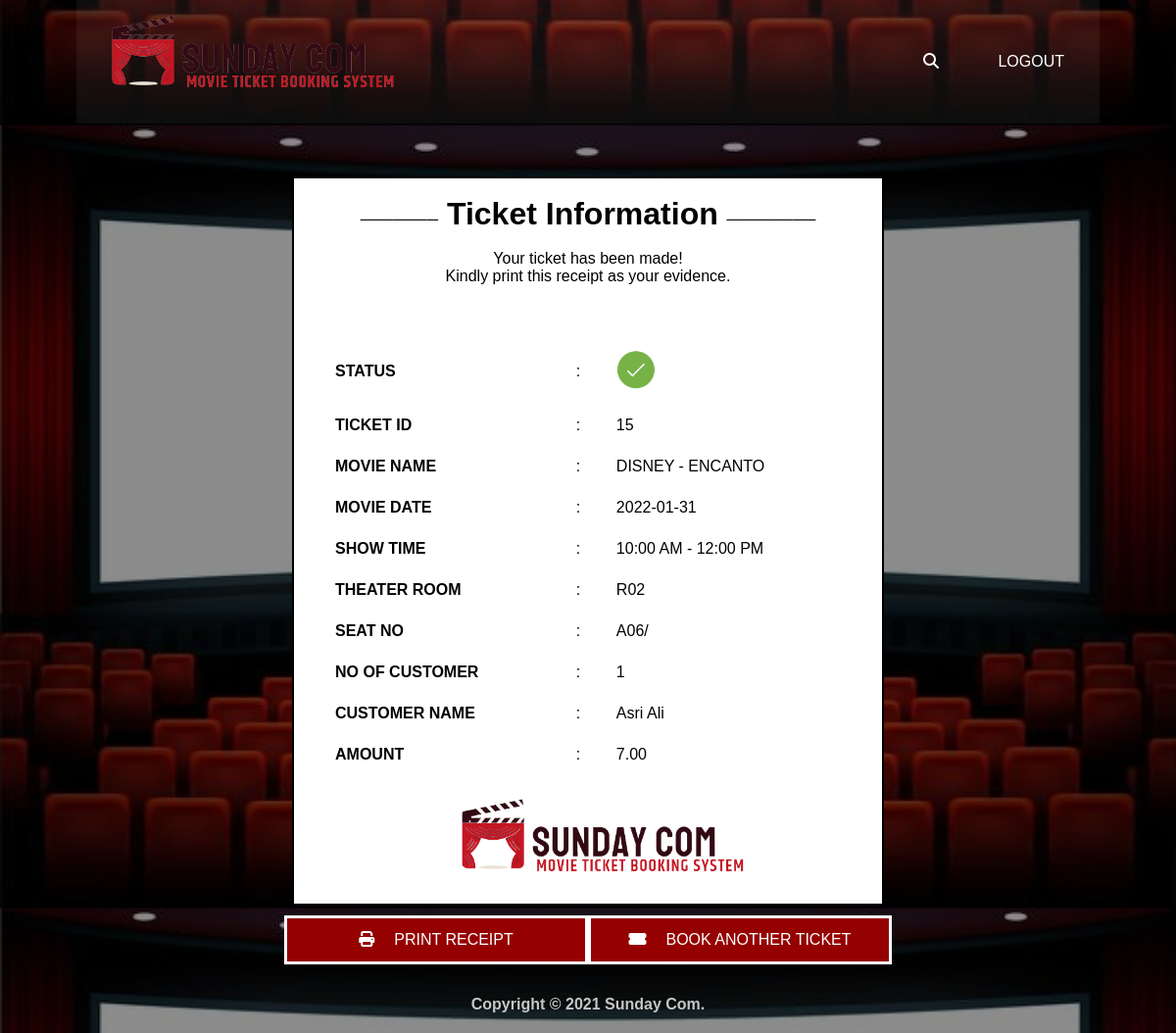
The page /payment_resit.php on the database its author committed.
### tables this page shows
CREATE TABLE `ticket` (
  `ticket_id` int(6) NOT NULL,
  `movie_id` int(6) NOT NULL,
  `cust_id` int(6) NOT NULL,
  `show_time` varchar(50) NOT NULL,
  `theater_room` varchar(5) NOT NULL,
  `seat_no` varchar(50) NOT NULL,
  `no_of_cust` int(3) NOT NULL,
  `ticket_date` date NOT NULL
);

CREATE TABLE `movie` (
  `movie_id` int(6) NOT NULL,
  `movie_name` varchar(50) NOT NULL,
  `movie_date` date NOT NULL,
  `movie_category` varchar(15) NOT NULL,
  `movie_language` varchar(15) NOT NULL,
  `movie_length` varchar(15) NOT NULL
);

CREATE TABLE `customer` (
  `cust_id` int(6) NOT NULL,
  `cust_name` varchar(50) NOT NULL,
  `cust_email` varchar(50) NOT NULL,
  `cust_phoneno` varchar(15) NOT NULL,
  `username` varchar(15) NOT NULL,
  `password` varchar(50) NOT NULL
);

CREATE TABLE `payment` (
  `payment_id` int(6) NOT NULL,
  `cust_id` int(6) NOT NULL,
  `payment_type` varchar(50) NOT NULL,
  `payment_total` decimal(10,2) NOT NULL
);

### payment_resit.php (the view, shortened to what this page needs)
<?php
  include("db_connection.php");
  $result = mysqli_query($con, "SELECT * FROM `ticket` INNER JOIN `movie` ON `ticket`.`movie_id` =  `movie`.`movie_id` INNER JOIN `customer` ON `ticket`.`cust_id` = `customer`.`cust_id` INNER JOIN `payment` ON `ticket`.`cust_id` = `payment`.`cust_id` order by `ticket_id` desc limit 1");
  $row = mysqli_fetch_array($result);
  $ticket_id = $row['ticket_id'];
  $show_time = $row['show_time'];
  $theater_room = $row['theater_room'];
  $seat_no = $row['seat_no'];
  $no_of_cust = $row['no_of_cust'];
  $ticket_date = $row['ticket_date'];
  $movie_name = $row['movie_name'];
  $cust_name = $row['cust_name'];
  $payment_total = $row['payment_total'];
 ?>
<!DOCTYPE html>
<html lang="en" dir="ltr">
<link rel="stylesheet" href="https://cdnjs.cloudflare.com/ajax/libs/font-awesome/4.7.0/css/font-awesome.min.css">
  <head>
      </head>
      <body>
        <div class="background">
          <div class="navbar">
            <a href="booking_page.php"><img src="image/logo.png" class="logo"></a>
            <ul>
              <li><a href="search-cust.php"><i class="fa fa-search"></i></a></li>
              <li><a href="logout.php">Logout</a></li>
            </ul>
          </div>
          <br><br><br>
          <div class="box">
          <div class="receipt"><br>
              <center>───────<b style="font-family: 'Arial'; font-size: 32px;"> Ticket Information </b>────────</center><br>
              <p style="text-align: center;">Your ticket has been made! <br>Kindly print this receipt as your evidence.</p>
              <br><br><br>
               <table class="centerR">
                <tr>
                  <td><b>STATUS</td>
                  <td> :</td>
                  <td><img src="image/tick.png" width="40" height="40"></td>
                </tr>
                <tr>
                  <td><b>TICKET ID</td>
                  <td> :</td>
                  <td><?php echo $ticket_id; ?> </td>
                </tr>
                <tr>
                  <td><b>MOVIE NAME</td>
                  <td> :</td>
                  <td><?php echo $movie_name; ?> </td>
                </tr>
                <tr>
                  <td><b>MOVIE DATE</td>
                  <td> :</td>
                  <td><?php echo $ticket_date; ?> </td>
                </tr>
                <tr>
                  <td><b>SHOW TIME</td>
                  <td> :</td>
                  <td><?php echo $show_time; ?> </td>
                </tr>
                <tr>
                  <td><b>THEATER ROOM</td>
                  <td> :</td>
                  <td><?php echo $theater_room; ?> </td>
                </tr>
                <tr>
                  <td><b>SEAT NO</td>
                  <td> :</td>
                  <td><?php echo $seat_no; ?> </td>
                </tr>
                <tr>
                  <td><b>NO OF CUSTOMER</td>
                  <td> :</td>
                  <td><?php echo $no_of_cust; ?> </td>
                </tr>
                <tr>
                  <td><b>CUSTOMER NAME</td>
                  <td> :</td>
                  <td><?php echo $cust_name; ?> </td>
                </tr>
                <tr>
                  <td><b>AMOUNT</td>
                  <td> :</td>
                  <td><?php echo $payment_total; ?> </td>
                </tr>
             </table>
          </div>
              <br>
          <center><img src="image/logo.png" class="logo"></center>
    </div>
                <div class="center">
                  <button onclick="window.print()"><i class="fa fa-print" style="margin-right: 20px;"></i><font face="Arial">PRINT RECEIPT</font></button>
                  <button onclick="document.location='booking_page.php'"><i class="fas fa-ticket-alt"style="margin-right: 20px; "></i><font face="Arial">BOOK ANOTHER TICKET</font></button>
              </div>
      <div style="
            margin-top: 6% ;
            color: #C6C6C6;
            text-align: center;
            padding: 20px;
            display: block;
            ">
            <p><b>Copyright &copy; 2021 Sunday Com.<b></p>
        </div>
  </body>
</html>

### payment_resit.php (style rules this page uses)
* { margin: 0; padding: 0; font-family: sans-serif; }
body { background-repeat: repeat; background-image: linear-gradient(rgba(0,0,0,0.45), rgba(0,0,0,0.45)), url(image/cinema3.jpg); background-size: contain; background-position: center; }
.navbar { width: 87%; margin: auto; padding: 10px 0; display: flex; align-items: center; justify-content: space-between; background-color: rgba(255, 255, 255, .05); }
.logo { width: 300px; cursor: pointer; margin-bottom: 10px; margin-left: 30px; }
.navbar ul li { list-style: none; display: inline-block; margin: 0 20px; margin-right: 36px; position: relative; }
.navbar ul li a { text-decoration: none; color: #fff; text-transform: uppercase; }
.navbar ul li::after { content: ''; height: 3px; width: 0; background: #950101; position: absolute; left: 0; bottom: -10px; transition: 0.5s; }
.box { width: 600px; height: 740px; background-color: white; margin: auto; border: 2px solid black; }
table { border-collapse: collapse; width: 90%; }
table.centerR { margin-left: auto; margin-right: auto; }
td { text-align: left; padding: 12px; background-color: white; }
button { width: 310px; height: 50px; float: left; display: inline-block; border:none; font-size: 16px; background-color: #950101; color: white; border: 3px solid #FFF; cursor: pointer; }
.center { margin-left: auto; margin-right: auto; width: 620px; margin-top: 10px; }

### rows shown on the page
ticket: ticket_id "15", movie.movie_name "DISNEY - ENCANTO", ticket_date "2022-01-31", show_time "10:00 AM - 12:00 PM", theater_room "R02", seat_no "A06/", no_of_cust "1", cust.cust_name "Asri Ali", payment.payment_total "7.00"
